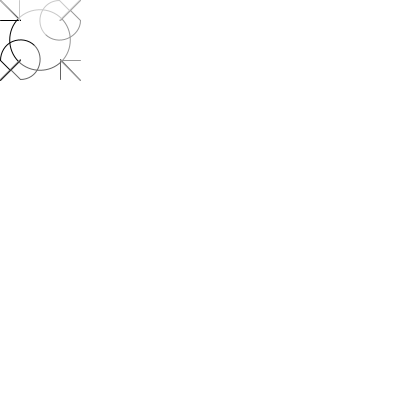
Frame 1 (no input)
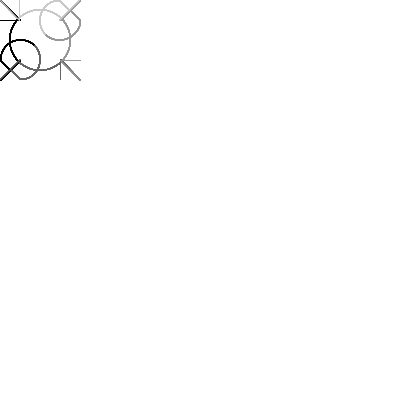
Frame 60 (the mouse pressed at the canvas centre just before this capture)
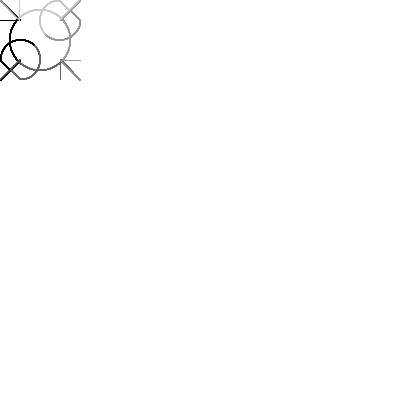
Frame 120 (the mouse held since frame 60 and released just before this capture)

The Processing sketch that drew these frames (run headless with seeded random() and noise(); from frame 60 on, the mouse is pressed at the canvas centre):

// Processing sketch: cgm_page2_1
// ── cgm_page2_1.pde
Tile myTile1;
Tile myTile2;
Tile myTile3;
Tile myTile4;

void setup() {
 
  size (400,400);
  background (255);
  

  // roation affects the whole grid, i think....
  myTile1 = new Tile(0,   0,  0,  0,   1, 1);
  myTile2 = new Tile(100, PI/2, 80, 80, -1, 1);
  myTile3 = new Tile(150, PI/2, 0,  0,  1, -1);
  myTile4 = new Tile(200, PI/2, 80,  80,  -1, 1);

}  


void draw() {
  
  //  translate(200,200);
    myTile1.display();
    myTile2.display();
    myTile3.display();
    myTile4.display();
  }  
  
  
  

class Tile { 
  
  float xOrigin;
  float yOrigin;  
  float rotateAmount;
  float translateAmountWidth;
  float translateAmountHeight;
  float scaleX;
  float scaleY;
  
  color col; // colour

  
  // constructor
  Tile(float col_, float rotateAmount_, float translateAmountWidth_, float translateAmountHeight_, float scaleX_, float scaleY_) {
    xOrigin = 0;
    yOrigin = 0;
    rotateAmount = rotateAmount_;
    translateAmountWidth = translateAmountWidth_;
    translateAmountHeight = translateAmountHeight_;
    scaleX = scaleX_; 
    scaleY = scaleY_;
    col = color(col_);
  }


  // methods
  void display() {
    noFill();
    stroke(col);

   translate(translateAmountWidth, translateAmountHeight);
   rotate(rotateAmount);
    scale(scaleX,scaleY);
    
    line(0,20,20,20);
    line(0,0,20,20);
    line(0,60,10,70); 
    line(0,80,20,60); 
    ellipseMode(CENTER);
    arc(40, 40, 60, 60, HALF_PI+QUARTER_PI, PI+QUARTER_PI);
    arc(20, 60, 40, 40, PI, PI+HALF_PI+QUARTER_PI);  
    
   // scale(-scaleX, -scaleY);    
   //translate(-translateAmountWidth, -translateAmountHeight);
   //rotate(-rotateAmount);

  }
  
  
}
